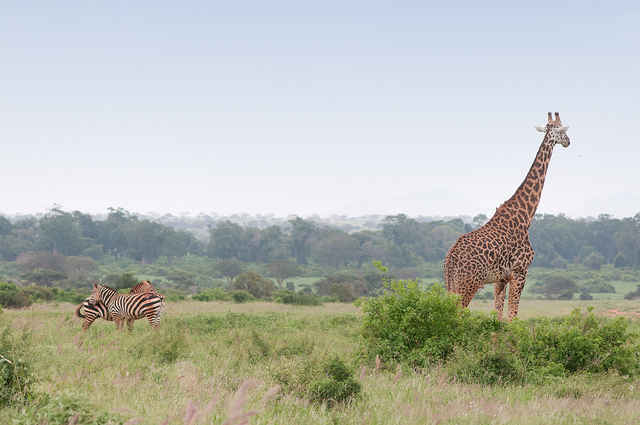
#> input picture 6_图像几何变换/1.jpg, 640 x 425 px
$ python demo.py
#> lines starting #> are read from the running program, lines starting #| are printed output that depends on the picture
import numpy as np
import cv2 as cv
import matplotlib.pyplot as plt
img = cv.imread('1.jpg')
#> img is the input picture: shape (425, 640, 3); mean B, G, R 175.9, 184.8, 181.4


def show_img(image):
    cv.imshow('img', image)
    cv.waitKey(0)
    cv.destroyAllWindows()


# 缩放
res = cv.resize(img, None, fx=2,  fy=2,  interpolation=cv.INTER_CUBIC)
show_img(res)

height, width = img.shape[:2]
#> height = 425; width = 640
res = cv.resize(img, (2*width,  2*height),  interpolation=cv.INTER_CUBIC)
show_img(res)

# 平移
height, width = img.shape[:2]
M = np.float32([[1, 0, 100], [0, 1, 50]])
res = cv.warpAffine(img, M, (height, width))
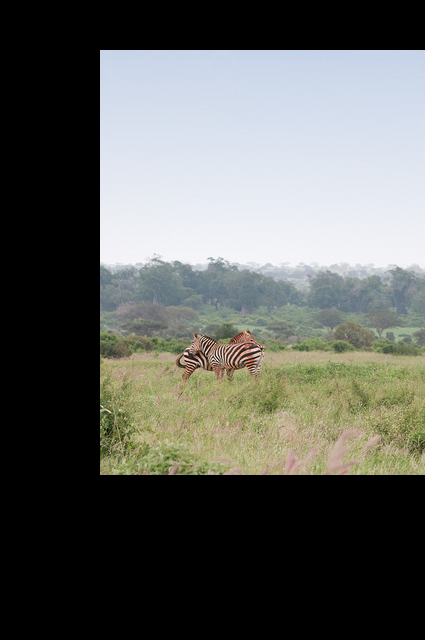
#> res: shape (640, 425, 3); mean B, G, R 91.7, 95.7, 94
show_img(res)

# 旋转
height, width = img.shape[:2]
M = cv.getRotationMatrix2D(((height-1)/2.0, (width-1)/2.0), 90, 1)
res = cv.warpAffine(img, M, (height, width))
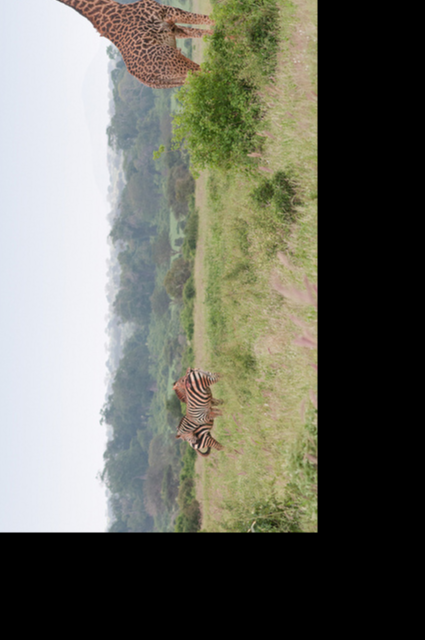
#> res: shape (640, 425, 3); mean B, G, R 97.3, 108.1, 107.6
show_img(res)

# 仿射变换
img = cv.imread('1.jpg')
rows, cols, ch = img.shape
#> rows = 425; cols = 640; ch = 3
pts1 = np.float32([[50, 50], [200, 50], [50, 200]])
pts2 = np.float32([[10, 100], [200, 50], [100, 250]])
M = cv.getAffineTransform(pts1, pts2)
dst = cv.warpAffine(img, M, (cols, rows))
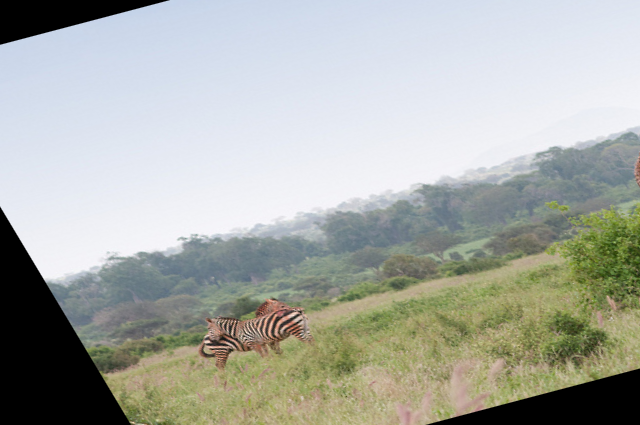
#> dst: shape (425, 640, 3); mean B, G, R 166.2, 172.9, 169.4
plt.subplot(121), plt.imshow(img), plt.title('Input')
plt.subplot(122), plt.imshow(dst), plt.title('Output')
plt.show()
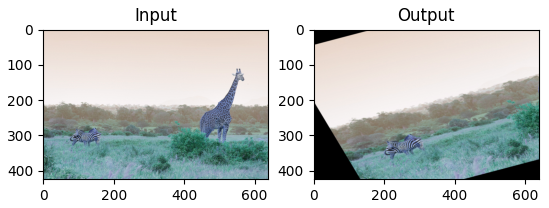
#> figure drawn by matplotlib, 2 panels; B, G, R data is drawn as R, G, B

# 透视变换
img = cv.imread('1.jpg')
rows, cols, ch = img.shape
pts1 = np.float32([[56, 65], [368, 52], [28, 387], [389, 390]])
pts2 = np.float32([[0, 0], [300, 0], [0, 300], [300, 300]])
M = cv.getPerspectiveTransform(pts1, pts2)
dst = cv.warpPerspective(img, M, (300, 300))
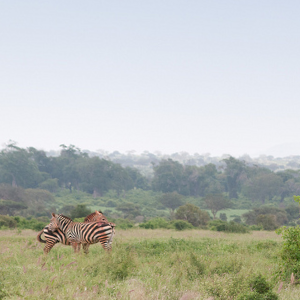
#> dst: shape (300, 300, 3); mean B, G, R 182.8, 190, 186.5
plt.subplot(121), plt.imshow(img), plt.title('Input')
plt.subplot(122), plt.imshow(dst), plt.title('Output')
plt.show()
#> figure, not shown here; B, G, R data is drawn as R, G, B
